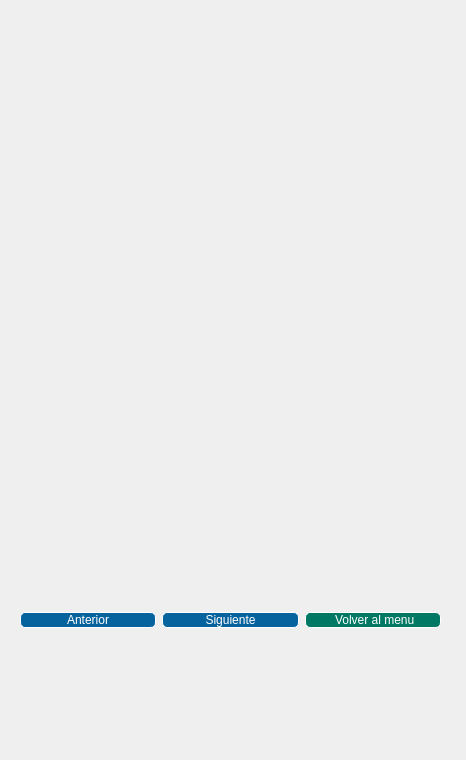
<?xml version="1.0" encoding="UTF-8"?>
<ui version="4.0">
 <class>info</class>
 <widget class="QWidget" name="info">
  <property name="geometry">
   <rect>
    <x>0</x>
    <y>0</y>
    <width>466</width>
    <height>760</height>
   </rect>
  </property>
  <property name="minimumSize">
   <size>
    <width>466</width>
    <height>760</height>
   </size>
  </property>
  <property name="maximumSize">
   <size>
    <width>466</width>
    <height>760</height>
   </size>
  </property>
  <property name="windowTitle">
   <string>Form</string>
  </property>
  <widget class="QWidget" name="gridLayoutWidget">
   <property name="geometry">
    <rect>
     <x>20</x>
     <y>130</y>
     <width>421</width>
     <height>441</height>
    </rect>
   </property>
   <layout class="QGridLayout" name="gridLayout">
    <item row="1" column="0">
     <widget class="QLabel" name="texto">
      <property name="text">
       <string/>
      </property>
     </widget>
    </item>
    <item row="0" column="0">
     <widget class="QLabel" name="titulo">
      <property name="text">
       <string/>
      </property>
     </widget>
    </item>
    <item row="2" column="0">
     <widget class="QLabel" name="url">
      <property name="text">
       <string/>
      </property>
     </widget>
    </item>
   </layout>
  </widget>
  <widget class="QWidget" name="horizontalLayoutWidget">
   <property name="geometry">
    <rect>
     <x>20</x>
     <y>570</y>
     <width>421</width>
     <height>101</height>
    </rect>
   </property>
   <layout class="QHBoxLayout" name="horizontalLayout">
    <item>
     <widget class="QPushButton" name="BotonAnterior">
      <property name="styleSheet">
       <string notr="true">border-style: solid;
border-width: 1px;
;
background-color: rgb(129, 120, 255);
background-color: rgb(255, 176, 248);
color: rgb(255, 255, 255);
background-color: rgb(7, 99, 157);
border-radius: 5px;</string>
      </property>
      <property name="text">
       <string>Anterior</string>
      </property>
      <property name="icon">
       <iconset>
        <normaloff>:/images/images/Anterior.png</normaloff>:/images/images/Anterior.png</iconset>
      </property>
     </widget>
    </item>
    <item>
     <widget class="QPushButton" name="BotonSiguiente">
      <property name="styleSheet">
       <string notr="true">border-style: solid;
border-width: 1px;
;
background-color: rgb(129, 120, 255);
background-color: rgb(255, 176, 248);
color: rgb(255, 255, 255);
background-color: rgb(7, 99, 157);
border-radius: 5px;</string>
      </property>
      <property name="text">
       <string>Siguiente</string>
      </property>
      <property name="icon">
       <iconset>
        <normaloff>:/images/images/Siguiente.png</normaloff>:/images/images/Siguiente.png</iconset>
      </property>
     </widget>
    </item>
    <item>
     <widget class="QPushButton" name="botonVolver">
      <property name="styleSheet">
       <string notr="true">border-style: solid;
border-width: 1px;
;
background-color: rgb(0, 120, 100);
color: rgb(255, 255, 255);
border-radius: 5px;
</string>
      </property>
      <property name="text">
       <string> Volver al menu</string>
      </property>
      <property name="icon">
       <iconset>
        <normaloff>:/images/images/Menu.png</normaloff>:/images/images/Menu.png</iconset>
      </property>
     </widget>
    </item>
   </layout>
  </widget>
 </widget>
 <resources/>
 <connections/>
</ui>
